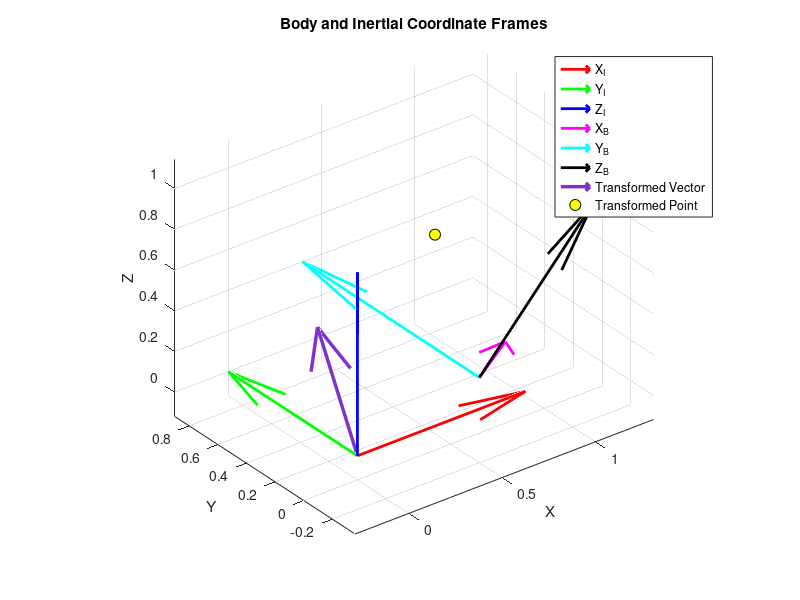

Reproduce this figure in MATLAB.

%% EP02 - Rotation and Transformation Matrices in MATLAB
clear;
clc;
close all;

%% 1. Define Rotation Angles

phi   = 30;    % Roll angle (deg)
theta = 20;    % Pitch angle (deg)
psi   = 45;    % Yaw angle (deg)


%% 2. Rotation Matrix Around X-Axis

Rx = [1,          0,           0;
      0, cosd(phi), -sind(phi);
      0, sind(phi),  cosd(phi)];


%% 3. Rotation Matrix Around Y-Axis

Ry = [ cosd(theta), 0, sind(theta);
       0,           1, 0;
      -sind(theta), 0, cosd(theta)];


%% 4. Rotation Matrix Around Z-Axis

Rz = [cosd(psi), -sind(psi), 0;
      sind(psi),  cosd(psi), 0;
      0,          0,         1];


%% 5. Combined Rotation Matrix

% ZYX Rotation Sequence
R_BI = Rz * Ry * Rx;

disp('Rotation Matrix R_BI:');
disp(R_BI);


%% 6. Define a Vector in Body Frame

v_B = [1; 0.5; 0.2];


%% 7. Transform Vector from Body to Inertial Frame

v_I = R_BI * v_B;

disp('Vector in Body Frame:');
disp(v_B);

disp('Vector in Inertial Frame:');
disp(v_I);


%% 8. Transform Vector Back to Body Frame

v_B_recovered = R_BI' * v_I;

disp('Recovered Vector in Body Frame:');
disp(v_B_recovered);


%% 9. Check Rotation Matrix Properties

% Orthogonality
orthogonality_check = R_BI' * R_BI;

% Determinant
determinant_check = det(R_BI);

% Reconstruction Error
reconstruction_error = norm(v_B - v_B_recovered);

disp('Orthogonality Check (should be identity):');
disp(orthogonality_check);

disp('Determinant (should be 1):');
disp(determinant_check);

disp('Reconstruction Error (should be close to 0):');
disp(reconstruction_error);


%% 10. Homogeneous Transformation Matrix

% Position of Body Frame Origin in Inertial Frame
p_BI = [0.5; -0.2; 0.3];

% Construct Homogeneous Transformation Matrix
T_BI = [R_BI, p_BI;
        0, 0, 0, 1];

disp('Homogeneous Transformation Matrix T_BI:');
disp(T_BI);


%% 11. Transform a Point Using Homogeneous Coordinates

% Point Coordinates in Body Frame
point_B = [1; 0.5; 0.2; 1];

% Transform Point from Body to Inertial Frame
point_I = T_BI * point_B;

disp('Point in Body Frame:');
disp(point_B(1:3));

disp('Point in Inertial Frame:');
disp(point_I(1:3));


%% 12. Recover Original Point

point_B_recovered = T_BI \ point_I;

disp('Recovered Point in Body Frame:');
disp(point_B_recovered(1:3));

% Homogeneous Transformation Error
homogeneous_error = norm(point_B - point_B_recovered);

disp('Homogeneous Transformation Error:');
disp(homogeneous_error);


%% 13. Visualize Body and Inertial Frames

figure;

hold on;

% Inertial Frame Axes
quiver3(0,0,0,1,0,0,'r','LineWidth',2);
quiver3(0,0,0,0,1,0,'g','LineWidth',2);
quiver3(0,0,0,0,0,1,'b','LineWidth',2);

% Body Frame Axes
% Their Origin is Translated by p_BI

quiver3(p_BI(1),p_BI(2),p_BI(3), ...
    R_BI(1,1),R_BI(2,1),R_BI(3,1), ...
    'm','LineWidth',2);

quiver3(p_BI(1),p_BI(2),p_BI(3), ...
    R_BI(1,2),R_BI(2,2),R_BI(3,2), ...
    'c','LineWidth',2);

quiver3(p_BI(1),p_BI(2),p_BI(3), ...
    R_BI(1,3),R_BI(2,3),R_BI(3,3), ...
    'k','LineWidth',2);

% Transformed Vector
quiver3(0,0,0,v_I(1),v_I(2),v_I(3), ...
    'Color',[0.5 0.2 0.8],'LineWidth',2.5);

% Transformed Point
plot3(point_I(1),point_I(2),point_I(3), ...
    'ko','MarkerFaceColor','y','MarkerSize',8);

grid on;
axis equal;

xlabel('X');
ylabel('Y');
zlabel('Z');

title('Body and Inertial Coordinate Frames');

legend('X_I','Y_I','Z_I', ...
       'X_B','Y_B','Z_B', ...
       'Transformed Vector','Transformed Point');

view(3);
hold off;


%% 14. Final Results Summary

disp(' ');
disp('========== FINAL RESULTS ==========');

disp('Rotation Matrix Determinant:');
disp(determinant_check);

disp('Rotation Matrix Reconstruction Error:');
disp(reconstruction_error);

disp('Homogeneous Transformation Error:');
disp(homogeneous_error);

disp('===================================');
